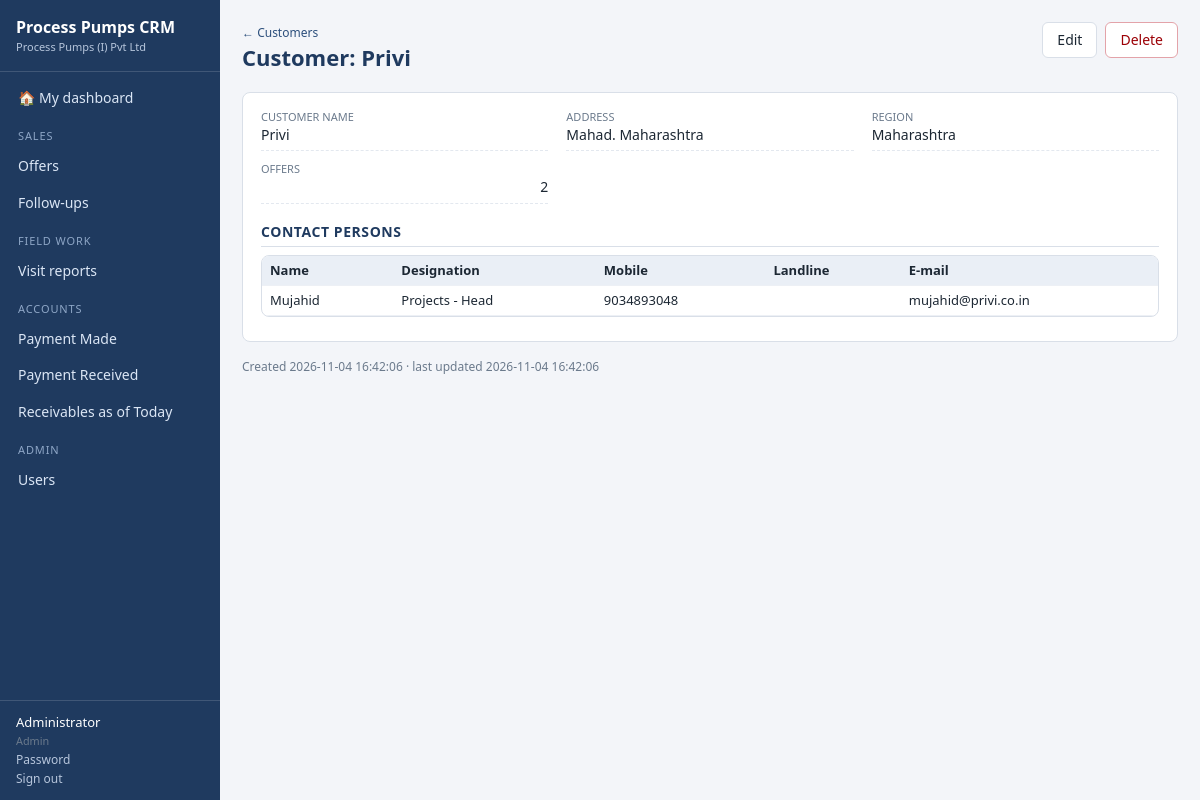
The app's page /customers/2 (signed in) with its own data.
### tables this page shows
CREATE TABLE "users" (id INTEGER PRIMARY KEY AUTOINCREMENT, "full_name" TEXT, "email" TEXT, "role" TEXT, "phone" TEXT, "regions" TEXT, "active" INTEGER, "password_hash" TEXT, "created_at" TEXT, "created_by" INTEGER, "updated_at" TEXT, "updated_by" INTEGER);

CREATE TABLE "customers" (id INTEGER PRIMARY KEY AUTOINCREMENT, "name" TEXT, "address" TEXT, "region" TEXT, "created_at" TEXT, "created_by" INTEGER, "updated_at" TEXT, "updated_by" INTEGER);

CREATE TABLE "customers_contacts" (id INTEGER PRIMARY KEY AUTOINCREMENT, "customers_id" INTEGER, "person_name" TEXT, "designation" TEXT, "mobile" TEXT, "landline" TEXT, "email" TEXT);

### app/core/crud.py (the view, shortened to what this page needs)
    @bp.route("/<int:id>")
    def view(id):
        row = load(id)
        full = dict(row)
        if module.extra_values:
            full.update(module.extra_values(row))
        related = []
        actions = [a for a in module.actions
                   if R.has_role(g.user, a.roles if a.roles is not None else module.access["edit"])
                   and (not a.when or a.when(row, g.user))]
        comments = db.q("SELECT c.*, u.full_name FROM comments c LEFT JOIN users u ON u.id=c.user_id "
                        "WHERE entity=? AND entity_id=? ORDER BY c.id", (module.table, id)) if module.comments else []
        children = [dict(c=c, rows=module.child_rows(c, id)) for c in module.children]
        return render_template("detail.html", module=module, row=full, related=related, actions=actions,
                               comments=comments, children=children,
                               panel=module.panel(row, g.user) if module.panel else None,
                               can_edit=module.can("edit", g.user, row), can_delete=module.can("delete", g.user, row),
                               can_comment=module.comments and module.can("comment", g.user, row))

### app/core/auth.py (called while the page is built)
def csrf_token():
    if "_csrf" not in session:
        session["_csrf"] = secrets.token_hex(16)
    return session["_csrf"]

@bp.before_app_request
def load_user_and_guard():
    g.user = None
    uid = session.get("uid")
    if uid:
        u = db.q1("SELECT * FROM users WHERE id=? AND active=1", (uid,))
        if u:
            u.pop("password_hash", None)
            g.user = u
    if request.method == "POST":
        sent = request.form.get("_csrf") or request.headers.get("X-CSRF-Token")
        if not sent or sent != session.get("_csrf"):
            abort(400, "Security token missing or expired - please reload the page and try again.")
    if request.endpoint and request.endpoint not in PUBLIC_ENDPOINTS and g.user is None:
        return redirect(url_for("auth.login", next=request.full_path if request.method == "GET" else None))

### app/core/db.py (called while the page is built)
def connect(path):
    conn = sqlite3.connect(path, timeout=30)
    conn.row_factory = sqlite3.Row
    conn.execute("PRAGMA journal_mode=WAL")
    conn.execute("PRAGMA foreign_keys=OFF")
    return conn

def get_db():
    if "db" not in g:
        g.db = connect(current_app.config["DATABASE"])
    return g.db

def _teardown(exc):
    conn = g.pop("db", None)
    if conn is not None:
        try:
            conn.rollback() if exc else conn.commit()
        finally:
            conn.close()

def q(sql, params=()):
    return [dict(r) for r in get_db().execute(sql, params).fetchall()]

def q1(sql, params=()):
    r = get_db().execute(sql, params).fetchone()
    return dict(r) if r else None

### app/core/fields.py (called while the page is built, shortened)
    def display(self, value):
        return "" if value is None else str(value)

    def display(self, value):
        return "" if value is None else str(value)

    @property
    def choices(self):
        raw = self._choices() if callable(self._choices) else self._choices
        return [c if isinstance(c, (tuple, list)) else (c, c) for c in raw]

    def display(self, value):
        return dict(self.choices).get(value, value or "")

    def display(self, value):
        return self._fmt.display(value)

### app/core/module.py (called while the page is built)
    @property
    def list_fields(self):
        if self._list_fields:
            return [self.by_name[n] for n in self._list_fields]
        return [f for f in self.fields if f.show_in_list]

    @property
    def filter_fields(self):
        return [f for f in self.list_fields if f.filterable]

    def allowed(self, action, user):
        return R.has_role(user, self.access.get(action, []))

### app/core/registry.py (called while the page is built)
def all_modules():
    return list(MODULES.values())

### app/templates/detail.html (shortened to what this page needs)
{% extends 'base.html' %}
{% from '_macros.html' import cell %}
{% block content %}
<div class="page-head">
  <div><a class="crumb" href="{{ url_for(module.key ~ '.index') }}">&larr; {{ module.plural }}</a>
  <h1>{{ module.label }}: {{ module.label_of(row.id) }}</h1></div>
  <div class="actions">
    {% if can_edit %}<a class="btn" href="{{ url_for(module.key ~ '.edit', id=row.id) }}">Edit</a>{% endif %}
    {% if can_delete %}<form method="post" action="{{ url_for(module.key ~ '.delete', id=row.id) }}" data-confirm="Delete this {{ module.label|lower }}? This cannot be undone."><input type="hidden" name="_csrf" value="{{ csrf_token() }}"><button class="btn danger">Delete</button></form>{% endif %}
  </div>
</div>
<div class="card">
  {% set ns = namespace(section=None, open=false) %}
  {% for f in module.fields if f.show_in_detail and (f.stored or f.kind != 'password') and f.kind != 'password' %}
    {% if f.section != ns.section or loop.first %}
      {% set ns.section = f.section %}{% set ns.open = true %}
      {% if f.section %}<h3>{{ f.section }}</h3>{% endif %}<dl class="kv">
    {% endif %}
    {% if row.get(f.name) is not none or f.stored %}<div><dt>{{ f.label }}</dt><dd>{{ cell(module, f, row) or '—' }}</dd></div>{% endif %}
  {% endfor %}
  {% if ns.open %}</dl>{% endif %}
  {% for cc in children %}
  <h3>{{ cc.c.label }}</h3>
  <div class="table-wrap"><table class="grid small"><thead><tr>{% for f in cc.c.fields %}<th>{{ f.label }}</th>{% endfor %}</tr></thead><tbody>
    {% for r in cc.rows %}<tr>{% for f in cc.c.fields %}<td>{% if f.kind == 'file' %}{% if r[f.name] %}<a target="_blank" href="{{ url_for(module.key ~ '.file', id=row.id, ckey=cc.c.key, cid=r.id, fname=f.name) }}">&#128206; View</a>{% endif %}{% else %}{{ f.display(r[f.name]) }}{% endif %}</td>{% endfor %}</tr>
    {% else %}<tr><td colspan="{{ cc.c.fields|length }}" class="empty">None</td></tr>{% endfor %}
  </tbody></table></div>
  {% endfor %}
</div>
<div class="meta">Created {{ row.created_at }} &middot; last updated {{ row.updated_at }}</div>
{% endblock %}

### app/templates/base.html (shortened to what this page needs)
<!doctype html>
<html lang="en"><head>
<link rel="stylesheet" href="{{ url_for('static', filename='css/app.css') }}">
</head><body>
{% if g.user %}
<aside class="side">
  <div class="brand">{{ app_title }}<small>{{ company }}</small></div>
  <nav>
    <a href="{{ url_for('dashboard.home') }}" class="{{ 'on' if request.endpoint == 'dashboard.home' }}">&#127968; My dashboard</a>
    {% for group, items in nav_groups %}
      <div class="grp">{{ group }}</div>
      {% for i in items %}<a href="{{ i.url }}" class="{{ 'on' if request.path.startswith(i.url) and i.url != '/' }}">{{ i.label }}</a>{% endfor %}
    {% endfor %}
  </nav>
  <div class="me">
    <div>{{ g.user.full_name }}<br><small>{{ ROLE_LABELS.get(g.user.role, g.user.role) }}</small></div>
    <a href="{{ url_for('auth.profile') }}">Password</a>
    <form method="post" action="{{ url_for('auth.logout') }}"><input type="hidden" name="_csrf" value="{{ csrf_token() }}"><button class="link">Sign out</button></form>
  </div>
</aside>
{% endif %}
<main class="{{ 'with-side' if g.user }}">
  {% block content %}{% endblock %}
</main>
</body></html>

### app/templates/_macros.html (shortened to what this page needs)
{% macro cell(module, f, row) -%}
  {%- if f.kind == 'file' -%}
    {%- if row[f.name] -%}<a href="{{ url_for(module.key ~ '.file', id=row.id, fname=f.name) }}" target="_blank">&#128206; View</a>{%- endif -%}
  {%- elif f.badge -%}
    {%- set v = module.display(f, row) -%}{%- if v -%}<span class="badge b-{{ v|slug }}">{{ v }}</span>{%- endif -%}
  {%- elif f.kind in ('money', 'int') -%}<span class="num">{{ module.display(f, row) }}</span>
  {%- elif f.kind == 'textarea' -%}<span class="clip">{{ module.display(f, row) }}</span>
  {%- else -%}{{ module.display(f, row) }}
  {%- endif -%}
{%- endmacro %}

### app/static/css/app.css (style rules this page uses)
:root { --navy:#1f3a5f;--navy2:#2c4f7c;--bg:#f3f5f9;--card:#fff;--line:#d9dfe8;--text:#1c2733;--muted:#6b7a8c; --red:#ffc7ce;--red-t:#9c0006;--yellow:#ffeb9c;--yellow-t:#7a5b00;--green:#c6efce;--green-t:#06602a;--accent:#e08a00;--radius:8px }
* { box-sizing:border-box }
body { margin:0;font:14px/1.45 "Segoe UI",system-ui,Arial,sans-serif;color:var(--text);background:var(--bg) }
a { color:var(--navy2);text-decoration:none }
h1 { font-size:22px;margin:0 0 10px;color:var(--navy) }
h3 { font-size:14px;margin:18px 0 8px;color:var(--navy);border-bottom:1px solid var(--line);padding-bottom:4px;text-transform:uppercase;letter-spacing:.04em }
.muted,.hint,small { color:var(--muted) }
.side { position:fixed;inset:0 auto 0 0;width:220px;background:var(--navy);color:#fff;display:flex;flex-direction:column;overflow-y:auto }
.brand { padding:16px;font-weight:700;font-size:16px;border-bottom:1px solid rgba(255,255,255,.15) }
.brand small { display:block;font-weight:400;color:#b7c6dc;font-size:11px }
.side nav { flex:1;padding:8px 0 }
.side nav a { display:block;padding:8px 18px;color:#dbe6f5 }
.grp { padding:12px 18px 4px;font-size:11px;text-transform:uppercase;letter-spacing:.08em;color:#8ea6c6 }
.me { padding:12px 16px;border-top:1px solid rgba(255,255,255,.15);font-size:13px }
.me a,.me .link { color:#b7c6dc;margin-right:10px;font-size:12px }
main { padding:22px;max-width:1500px }
main.with-side { margin-left:220px }
.page-head { display:flex;justify-content:space-between;align-items:flex-start;gap:12px;flex-wrap:wrap;margin-bottom:8px }
.crumb { font-size:12px }
.actions { display:flex;gap:8px;flex-wrap:wrap;align-items:center }
.actions form { margin:0 }
.btn { display:inline-block;border:1px solid var(--line);background:#fff;color:var(--text);padding:7px 14px;border-radius:6px;cursor:pointer;font:inherit }
.btn.danger { color:var(--red-t);border-color:#e3a3a9 }
.link { background:none;border:0;cursor:pointer;color:var(--navy2);padding:0;font:inherit }
.card { background:var(--card);border:1px solid var(--line);border-radius:var(--radius);padding:16px 18px;margin-bottom:16px }
.table-wrap { overflow-x:auto;border:1px solid var(--line);border-radius:var(--radius);background:#fff;margin-bottom:8px }
table.grid { border-collapse:collapse;width:100%;font-size:13px }
.grid th,.grid td { padding:7px 10px;border-bottom:1px solid #edf0f5;text-align:left;vertical-align:top;white-space:nowrap }
.grid td { white-space:normal;min-width:70px }
.grid thead th { background:#eaeff6;position:sticky;top:0;font-weight:600 }
.grid.small td,.grid.small th { padding:5px 8px }
.num { text-align:right;font-variant-numeric:tabular-nums;display:block }
.clip { display:block;max-width:260px;overflow:hidden;text-overflow:ellipsis;white-space:nowrap }
dl.kv { display:grid;grid-template-columns:repeat(auto-fill,minmax(260px,1fr));gap:10px 18px;margin:0 }
dl.kv>div { border-bottom:1px dashed #e3e8ef;padding-bottom:5px }
dt { font-size:11px;color:var(--muted);text-transform:uppercase }
dd { margin:0;word-break:break-word }
.meta { color:var(--muted);font-size:12px;margin:6px 0 30px }

### records on screen
users: user.full_name "Administrator", get "Admin"
customers: label_of "Privi", display "Privi", display "Mahad. Maharashtra", created_at "2026-11-04 16:42:06", updated_at "2026-11-04 16:42:06"
customers_contacts: display "Mujahid" "Projects - Head" "9034893048" "mujahid@privi.co.in"

### other values on screen
{{ app_title }} "Process Pumps CRM"
{{ company }} "Process Pumps (I) Pvt Ltd"
{{ group }} "SALES" "FIELD WORK" "ACCOUNTS" "ADMIN"
{{ i.label }} "Offers" "Follow-ups" "Visit reports" "Payment Made" "Payment Received" "Receivables as of Today" "Users"
{{ module.plural }} "Customers"
{{ module.label }} "Customer"
{{ f.label }} "CUSTOMER NAME" "ADDRESS" "REGION" "OFFERS"
{{ module.display(f, row) }} "Maharashtra"
{{ module.display(f, row) }} "2"
{{ cc.c.label }} "CONTACT PERSONS"
{{ f.label }} "Name" "Designation" "Mobile" "Landline" "E-mail"
